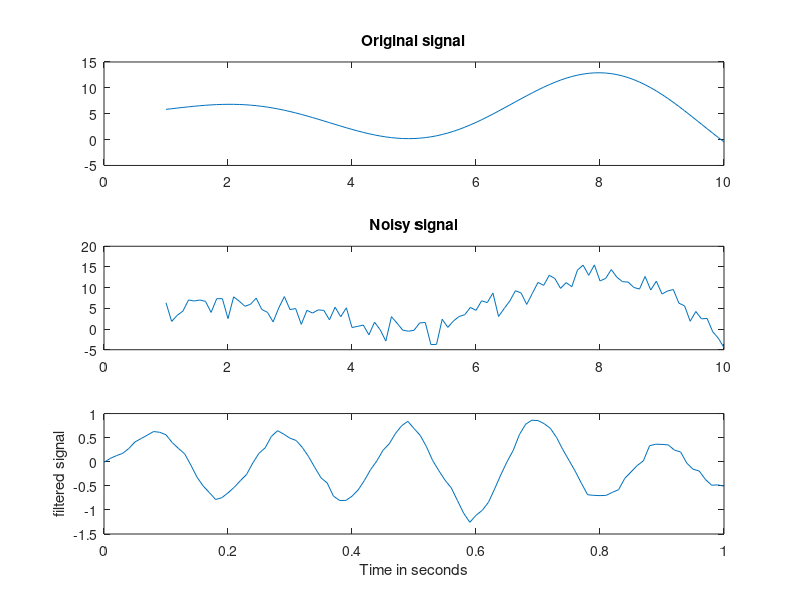

The MATLAB script that drew this image: (Note: this script raises an error after producing the figure.)
clear all;
echo on;
x = linspace(1, 10, 100);
f = 5 + x.*sin(x); %signal
y = f + randn(1, 100).*2; %Gaussian noise N(0, 22) added
subplot(321)
plot(x, f);
title('Original signal')
subplot(322)
plot(x, y);
title('Noisy signal')
rf1 = conv(y, [0.25, 0.5, 0.25]); %3-point weighted average
size(rf1) %note length of rf is NOT 100
rf1 = rf1(2:101); %middle 100 points give the solution
subplot(323)
plot(x, rf1);
title('Filtered with 3-point weighted average')
rf2 = conv(y, ones(1, 3)/3);
subplot(324)
plot(x, rf2(2:101));
title('Filtered with 3-point moving average')
rf3 = conv(y, ones(1, 7)/7);
subplot(3,2,[5:6])
plot(x, rf3(4:103)); %note the length of rf3
title('Filtered with 7-point moving average')


%%%%%%%%%Example 2:Moving Average using filter.m%%%%%%%%%%%%%
clear all;
t=0:.01:1;
f=5;
y=sin(2*pi*f*t);
%Generation of random signal
g=0.5*randn(size(t));
z=g+y;
N=10; %order required
b=1/N*(ones(1,N));
x=filter(b,1,z); %filters noice
subplot(3,1,1);
plot(t,y);
ylabel('pure signal');
subplot(3,1,2);
plot(t,z);
ylabel('noise buried');
subplot(3,1,3);
plot(t,x);
ylabel('filtered signal');
xlabel('Time in seconds');



%% Example 3: Median Filter
clear all;
echo on;
x = linspace(1, 10, 100);
f = 5 + x.*sin(x); %signal
y = f + randn(1, 100).*2; %Gaussian noise N(0, 22) added
subplot(311)
plot(x, f);
title('Original signal')
subplot(312)
plot(x, y);
title('Noisy signal')
mf = sm1d(y, 5, 'median'); %5-point median
subplot(313)
plot(x, mf);
title('filtered signal');



%%%%%%%%%%%%%%%Comb Filters%%%%%%%%%%%%%%%%%%%%%%%%%%%
clear all;
L = 16;
r = 0.995
[b,a] = COMB(r,L);
[z,p,k] = tf2zp(1,b); % IIR comb
subplot(311)
zplane(z,p)

% FIR Comb
[h,w] = freqz(1,b);
subplot(312)
plot(w/pi,abs(h));
xlabel ('Normalized frequency (Nyquist==1)')
ylabel ('Magnitude Response')
title('IIR Comb')

% IIR comb
[h,w] = freqz(b,1);
subplot(313)
plot(w/pi,abs(h));
ylabel 'Magnitude Response'
xlabel 'Normalized frequency (Nyquist==1)'
title('FIR Comb')


%% Moving Average and CIC Filter
clear all;
N = 10;
xn = sin(2*pi*[0:.1:10]);
hn = ones(1,N);
y1n = conv(xn,hn);
% transfer function of Moving Average filter
hF = fft(hn,1024);
plot([-512:511]/1024, abs(fftshift(hF)));
xlabel('Normalized frequency')
ylabel('Amplitude')
title('Frequency response of Moving average filter')
